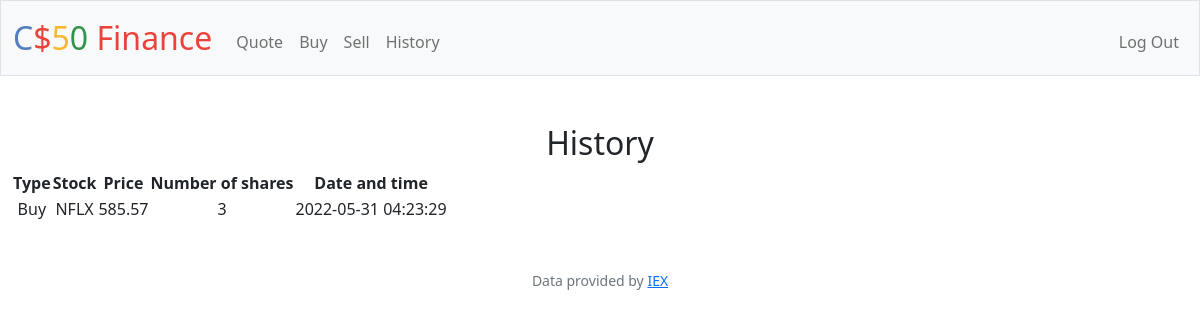
Page /history (signed in) on the earlier database version.
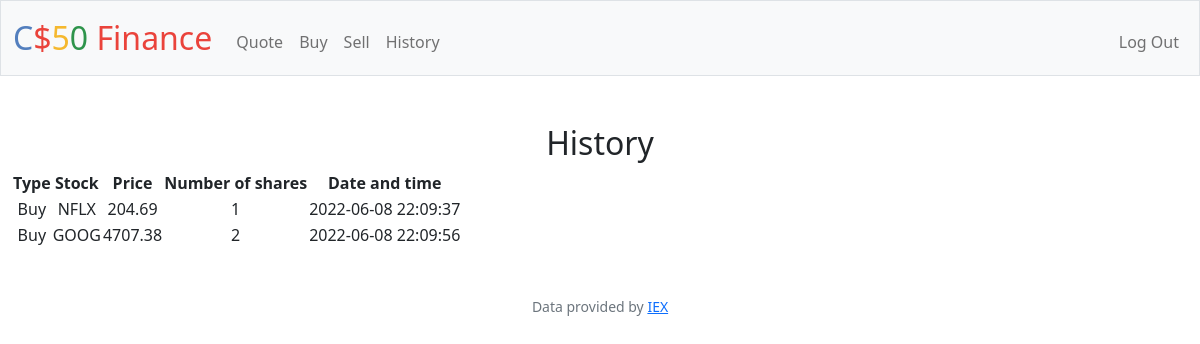
Same page on the later database version.
### tables this page shows
CREATE TABLE transactions (id INTEGER PRIMARY KEY AUTOINCREMENT NOT NULL, user_id INTEGER NOT NULL, stock TEXT NOT NULL, value TEXT NOT NULL, type TEXT, time TEXT, shares TEXT);

### app.py (the view)
@app.route("/history")
@login_required
def history():
    history = db.execute("SELECT * FROM transactions WHERE user_id = ?", session["user_id"])
    return render_template("history.html", history=history)

### app.py (called while the page is built)
@app.after_request
def after_request(response):
    response.headers["Cache-Control"] = "no-cache, no-store, must-revalidate"
    response.headers["Expires"] = 0
    response.headers["Pragma"] = "no-cache"
    return response

### helpers.py (called while the page is built)
def login_required(f):
    @wraps(f)
    def decorated_function(*args, **kwargs):
        if session.get("user_id") is None:
            return redirect("/login")
        return f(*args, **kwargs)
    return decorated_function

### templates/history.html (shortened to what this page needs)
{% extends "layout.html" %}
{% block main %}
    <div class="section">
        <h2>History</h2>
        <table>
            <thead>
                <tr>
                    <th>Type</th>
                    <th>Stock</th>
                    <th>Price</th>
                    <th>Number of shares</th>
                    <th>Date and time</th>
                </tr>
            </thead>
            <tbody>
                {% for id in history %}
                <tr>
                    <td>{{ id["type"] }}</td>
                    <td>{{ id["stock"] }} </td>
                    <td>{{ id["value"] }}</td>
                    <td>{{ id["shares"] }} </td>
                    <td>{{ id["time"] }}</td>
                </tr>
                {% endfor %}
            </tbody>
        </table>
    </div>
{% endblock %}

### templates/layout.html (shortened to what this page needs)
<!DOCTYPE html>
<html lang="en">
    <head>
        <link href="https://cdn.jsdelivr.net/npm/bootstrap@5.1.3/dist/css/bootstrap.min.css" rel="stylesheet">
        <link href="/static/styles.css" rel="stylesheet">
    </head>
    <body>
        <nav class="bg-light border navbar navbar-expand-md navbar-light">
            <div class="container-fluid">
                <a class="navbar-brand" href="/"><span class="blue">C</span><span class="red">$</span><span class="yellow">5</span><span class="green">0</span> <span class="red">Finance</span></a>
                <div class="collapse navbar-collapse" id="navbar">
                    {% if session["user_id"] %}
                        <ul class="navbar-nav me-auto mt-2">
                            <li class="nav-item"><a class="nav-link" href="/quote">Quote</a></li>
                            <li class="nav-item"><a class="nav-link" href="/buy">Buy</a></li>
                            <li class="nav-item"><a class="nav-link" href="/sell">Sell</a></li>
                            <li class="nav-item"><a class="nav-link" href="/history">History</a></li>
                        </ul>
                        <ul class="navbar-nav ms-auto mt-2">
                            <li class="nav-item"><a class="nav-link" href="/logout">Log Out</a></li>
                        </ul>
                    {% else %}
                        <ul class="navbar-nav ms-auto mt-2">
                            <li class="nav-item"><a class="nav-link" href="/register">Register</a></li>
                            <li class="nav-item"><a class="nav-link" href="/login">Log In</a></li>
                        </ul>
                    {% endif %}
                </div>
            </div>
        </nav>
        <main class="container-fluid py-5 text-center">
            {% block main %}{% endblock %}
        </main>
        <footer class="mb-5 small text-center text-muted">
            Data provided by <a href="https://iexcloud.io/">IEX</a>
        </footer>
    </body>
</html>

### static/styles.css (style rules this page uses)
nav .navbar-brand { font-size: xx-large; }
nav .navbar-brand .blue { color: #537fbe; }
nav .navbar-brand .red { color: #ea433b; }
nav .navbar-brand .yellow { color: #f5b82e; }
nav .navbar-brand .green { color: #2e944b; }

Differences in the rows shown:
removed transactions: type "Buy", stock "NFLX", value "585.57", shares "3", time "2022-05-31 04:23:29"
added transactions: type "Buy", stock "NFLX", value "204.69", shares "1", time "2022-06-08 22:09:37"
added transactions: type "Buy", stock "GOOG", value "4707.38", shares "2", time "2022-06-08 22:09:56"
